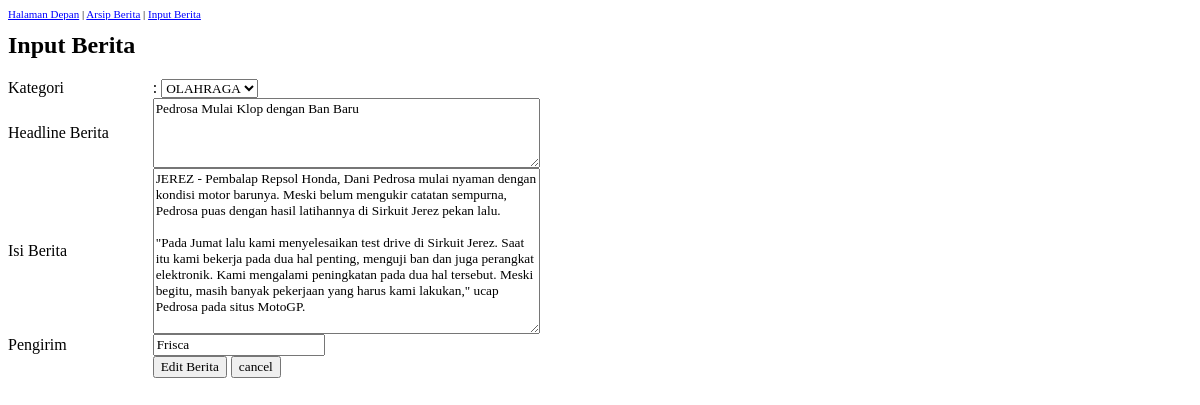
Page /edit_berita.php?id=11.php?id=11 on the committed database.
### tables this page shows
CREATE TABLE IF NOT EXISTS `berita` (
  `id_berita` int(5) NOT NULL AUTO_INCREMENT,
  `id_kategori` int(3) NOT NULL,
  `judul` varchar(100) NOT NULL,
  `headline` text NOT NULL,
  `isi` text NOT NULL,
  `pengirim` varchar(15) NOT NULL,
  `tanggal` datetime NOT NULL,
  PRIMARY KEY (`id_berita`)
);

### edit_berita.php (the view, shortened to what this page needs)
<?php
include "koneksi.php";
if (isset($_GET['id'])){
	$id_berita = $_GET['id'];
	} else {
	die (" Error. No Id Selected! ");
	}
$query = "SELECT id_berita, id_kategori, judul, headline, isi, pengirim, tanggal FROM berita WHERE
id_berita='$id_berita'";
	$sql = mysqli_query ($conn, $query);
	$hasil = mysqli_fetch_array ($sql);
	$id_kategori = stripslashes ($hasil['id_kategori']);
	$headline = stripslashes ($hasil['headline']);
	$isi = stripslashes ($hasil['isi']);
	$pengirim = stripslashes ($hasil['pengirim']);
	?>
<html>
<head><title>Edit Berita</title>
<link rel="stylesheet" href="style.css">
</head>
<body>
		<a href="index.php">Halaman Depan</a> |
		<a href="arsip_berita.php">Arsip Berita</a> |
		<a href="input_berita.php">Input Berita</a>
		<br><br>
		<FORM ACTION="" METHOD="POST" NAME="input">
		<table cellpadding="0" cellspacing="0" border="0" width="700">
		<tr>
			<td colspan="2"><h2>Input Berita</h2></td>
		</tr><tr>
			<td>Kategori</td>
			<td>: <select name="kategori">
			<?php
				$query  = "SELECT id_kategori, nm_kategori FROM kategori ORDER BY nm_kategori";
				$sql = mysqli_query ($conn, $query);
				while ($hasil = mysqli_fetch_array ($sql)){
				$selected = ($hasil['id_kategori']==$id_kategori)?"selected":"";
				echo "<option value='$hasil[id_kategori]' $selected>$hasil[nm_kategori]</option>";
				}
			?>
			</select></td>
		</tr><tr>
			<td>Headline Berita</td>
			<td><textarea name="headline" cols="50" rows="4"><?=$headline?></textarea></td>
		</tr><tr>
			<td>Isi Berita</td>
			<td><textarea name="isi" cols="50" rows="10"><?=$isi?></textarea></td>
		</tr><tr>
			<td>Pengirim</td>
			<td><input type="text" name="pengirim" size=20 value=<?=$pengirim?>> </td>
		</tr><tr>
			<td>&nbsp</td>
			<td>  <input type="submit" name="edit" value="Edit Berita">
				  <input type="reset" name="reset" value="cancel"></td>
		</tr></table>
        </FORM>
	</body>
</html>

### style.css (style rules this page uses)
body { font-family:verdana; font-size:11px; }
a { color:#0000ff; text-decoration:underline; }
input, textarea, select, option { font-family:verdana; }

### rows in the picture
berita: headline "Pedrosa Mulai Klop dengan Ban Baru", isi "JEREZ - Pembalap Repsol Honda, Dani Pedrosa mulai nyaman dengan kondisi motor barunya. Meski belum mengukir catatan sempurna, Pedrosa puas dengan hasil latihannya di Sirkuit Jerez pekan lalu. \"Pada Jumat lalu kami menyelesaikan test drive di Sirkuit Jerez. Saat itu kami bekerja pada dua hal penting, menguji ban dan juga perangkat elektronik. Kami mengalami peningkatan pada dua hal tersebut. Meski begitu, masih banyak pekerjaan yang harus kami lakukan,\" ucap Pedrosa pada situs MotoGP."

### other values in the picture
form field kategori "OLAHRAGA"
